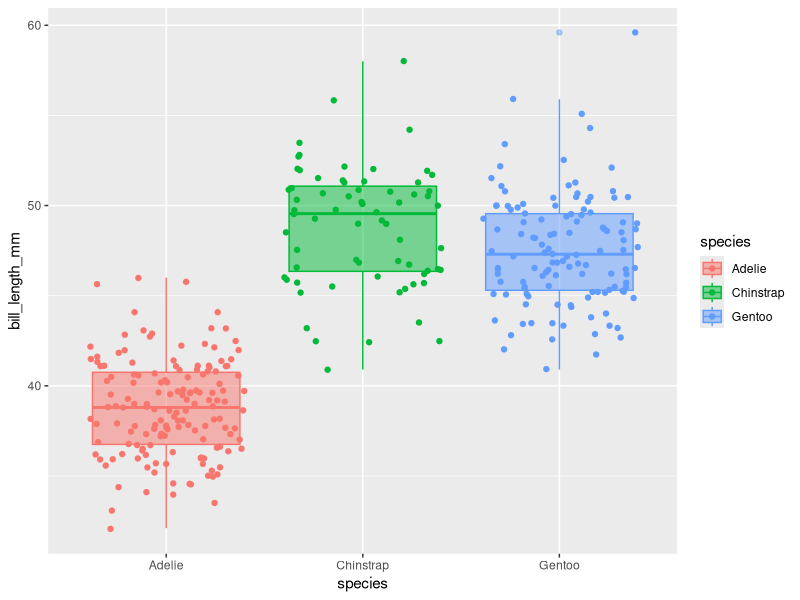

The R source for this figure:
## ---- chunk 1
#| warning: false
library(tidyverse)
library(palmerpenguins)
penguins %>% 
  group_by(species) %>% 
  drop_na() %>% 
  summarise(bill_length_mean = mean(bill_length_mm), bill_lengh_sd = sd(bill_length_mm))

## ---- chunk 2
penguins %>% 
  filter(species=="Adelie") %>% 
  select(bill_length_mm) -> m
t.test(m, mu = 39.2, alternative = "two.sided")
t.test(m, mu = 39.2, alternative = "greater")
t.test(m, mu = 39.2, alternative = "less")

penguins %>% 
  filter(species=="Chinstrap") %>% 
  select(bill_length_mm) -> m
t.test(m, mu = 39.2, alternative = "two.sided")
t.test(m, mu = 39.2, alternative = "greater")
t.test(m, mu = 39.2, alternative = "less")

penguins %>% 
  filter(species=="Gentoo") %>% 
  select(bill_length_mm) -> m
t.test(m, mu = 39.2, alternative = "two.sided")
t.test(m, mu = 39.2, alternative = "greater")
t.test(m, mu = 39.2, alternative = "less")

## ---- chunk 3
penguins %>% 
  filter(species=="Adelie") %>% 
  pull(bill_length_mm)-> m # Note that I had to use the fucntion pull to extract a numeric vector rather than a tibble acecpted by t.test before
wilcox.test(m, mu = 39.2, alternative = "two.sided")
wilcox.test(m, mu = 39.2, alternative = "greater")
wilcox.test(m, mu = 39.2, alternative = "less")

## ---- chunk 4

## Method 1

penguins %>% 
  filter(species=="Chinstrap") %>% 
  pull(bill_length_mm)->x

penguins %>% 
  filter(species=="Gentoo") %>% 
  pull(bill_length_mm)->y

t.test(x, y, var.equal = TRUE, alternative="two.sided") # testing if they are different
t.test(x, y, alternative="greater")
t.test(x, y, alternative="less")

## Method 2

penguins %>% 
  filter(species!="Adelie")->peng.t.test 
  t.test(bill_length_mm~species, var.equal=TRUE, data = peng.t.test)
   t.test(bill_length_mm~species, var.equal=FALSE, data = peng.t.test)
## ---- chunk 5
anova_result <- aov(bill_length_mm ~ species, data = penguins)
summary(anova_result)
## ---- chunk 6
penguins %>% 
  ggplot(aes(species, bill_length_mm, color=species, fill=species))+
  geom_jitter() +
  geom_boxplot(alpha=0.5)

